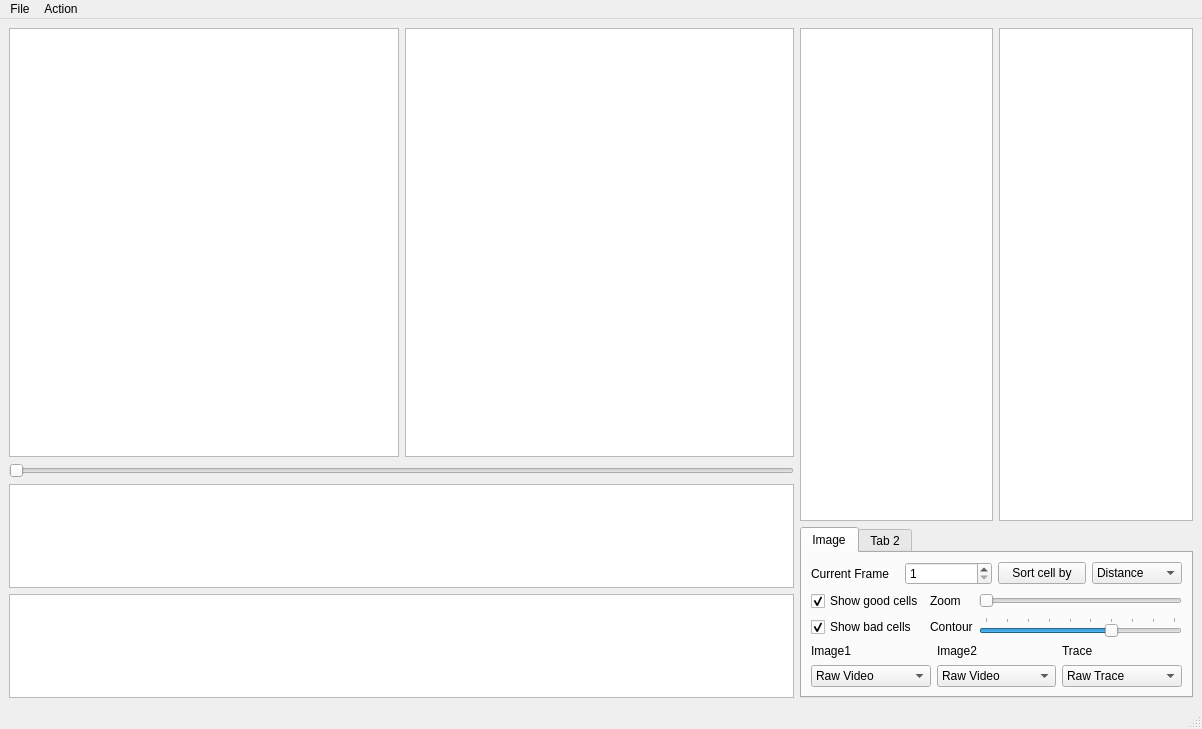
<?xml version="1.0" encoding="UTF-8"?>
<ui version="4.0">
 <class>MainWindow</class>
 <widget class="QMainWindow" name="MainWindow">
  <property name="geometry">
   <rect>
    <x>0</x>
    <y>0</y>
    <width>1202</width>
    <height>729</height>
   </rect>
  </property>
  <property name="sizePolicy">
   <sizepolicy hsizetype="Expanding" vsizetype="Expanding">
    <horstretch>1</horstretch>
    <verstretch>1</verstretch>
   </sizepolicy>
  </property>
  <property name="minimumSize">
   <size>
    <width>0</width>
    <height>0</height>
   </size>
  </property>
  <property name="windowTitle">
   <string>CellScreener</string>
  </property>
  <property name="toolButtonStyle">
   <enum>Qt::ToolButtonIconOnly</enum>
  </property>
  <widget class="QWidget" name="centralwidget">
   <layout class="QHBoxLayout" name="horizontalLayout_4" stretch="2,1">
    <item>
     <layout class="QVBoxLayout" name="verticalLayout" stretch="4,1,2">
      <item>
       <layout class="QHBoxLayout" name="video_layout" stretch="1,1">
        <item>
         <widget class="MsGraphicsView" name="vid_frame1">
          <property name="verticalScrollBarPolicy">
           <enum>Qt::ScrollBarAlwaysOff</enum>
          </property>
          <property name="horizontalScrollBarPolicy">
           <enum>Qt::ScrollBarAlwaysOff</enum>
          </property>
          <property name="sizeAdjustPolicy">
           <enum>QAbstractScrollArea::AdjustToContents</enum>
          </property>
         </widget>
        </item>
        <item>
         <widget class="MsGraphicsView" name="vid_frame2">
          <property name="verticalScrollBarPolicy">
           <enum>Qt::ScrollBarAlwaysOff</enum>
          </property>
          <property name="horizontalScrollBarPolicy">
           <enum>Qt::ScrollBarAlwaysOff</enum>
          </property>
          <property name="sizeAdjustPolicy">
           <enum>QAbstractScrollArea::AdjustToContents</enum>
          </property>
         </widget>
        </item>
       </layout>
      </item>
      <item>
       <widget class="QSlider" name="frame_slider">
        <property name="orientation">
         <enum>Qt::Horizontal</enum>
        </property>
       </widget>
      </item>
      <item>
       <layout class="QVBoxLayout" name="trace_layout" stretch="1,1">
        <item>
         <widget class="TraceAxis" name="trace_1_axis"/>
        </item>
        <item>
         <widget class="TraceAxis" name="trace_2_axis"/>
        </item>
       </layout>
      </item>
     </layout>
    </item>
    <item>
     <layout class="QVBoxLayout" name="verticalLayout_3">
      <item>
       <layout class="QHBoxLayout" name="horizontalLayout_2">
        <item>
         <widget class="CellListTableView1" name="cell_list1"/>
        </item>
        <item>
         <widget class="GenericTableView" name="cell_list2"/>
        </item>
       </layout>
      </item>
      <item>
       <widget class="QTabWidget" name="control_panel">
        <property name="sizePolicy">
         <sizepolicy hsizetype="Expanding" vsizetype="Fixed">
          <horstretch>0</horstretch>
          <verstretch>0</verstretch>
         </sizepolicy>
        </property>
        <property name="currentIndex">
         <number>0</number>
        </property>
        <widget class="QWidget" name="tab">
         <attribute name="title">
          <string>Image</string>
         </attribute>
         <layout class="QHBoxLayout" name="horizontalLayout_3">
          <item>
           <layout class="QVBoxLayout" name="verticalLayout_2">
            <item>
             <layout class="QHBoxLayout" name="horizontalLayout">
              <item>
               <widget class="QLabel" name="currentframe_label">
                <property name="text">
                 <string>Current Frame</string>
                </property>
               </widget>
              </item>
              <item>
               <widget class="QSpinBox" name="frame_num_spinbox">
                <property name="minimum">
                 <number>1</number>
                </property>
               </widget>
              </item>
              <item>
               <widget class="QPushButton" name="sort_cell_pushbutton">
                <property name="text">
                 <string>Sort cell by</string>
                </property>
               </widget>
              </item>
              <item>
               <widget class="QComboBox" name="sortmethod_comboBox">
                <item>
                 <property name="text">
                  <string>Distance</string>
                 </property>
                </item>
                <item>
                 <property name="text">
                  <string>Correlation</string>
                 </property>
                </item>
                <item>
                 <property name="text">
                  <string>Pix Value</string>
                 </property>
                </item>
               </widget>
              </item>
             </layout>
            </item>
            <item>
             <layout class="QGridLayout" name="gridLayout">
              <item row="0" column="1">
               <widget class="QLabel" name="zoom_label">
                <property name="text">
                 <string>Zoom</string>
                </property>
               </widget>
              </item>
              <item row="0" column="0">
               <widget class="QCheckBox" name="showgoodcell_checkbox">
                <property name="text">
                 <string>Show good cells</string>
                </property>
                <property name="checked">
                 <bool>true</bool>
                </property>
                <property name="tristate">
                 <bool>false</bool>
                </property>
               </widget>
              </item>
              <item row="0" column="2">
               <widget class="QSlider" name="zoom_slider">
                <property name="minimum">
                 <number>10</number>
                </property>
                <property name="maximum">
                 <number>80</number>
                </property>
                <property name="singleStep">
                 <number>2</number>
                </property>
                <property name="sliderPosition">
                 <number>10</number>
                </property>
                <property name="orientation">
                 <enum>Qt::Horizontal</enum>
                </property>
               </widget>
              </item>
              <item row="1" column="1">
               <widget class="QLabel" name="contour_label">
                <property name="text">
                 <string>Contour</string>
                </property>
               </widget>
              </item>
              <item row="1" column="0">
               <widget class="QCheckBox" name="showbadcell_checkbox">
                <property name="text">
                 <string>Show bad cells</string>
                </property>
                <property name="checked">
                 <bool>true</bool>
                </property>
               </widget>
              </item>
              <item row="1" column="2">
               <widget class="DiscreteSlider" name="contour_slider">
                <property name="minimum">
                 <number>1</number>
                </property>
                <property name="maximum">
                 <number>10</number>
                </property>
                <property name="singleStep">
                 <number>1</number>
                </property>
                <property name="pageStep">
                 <number>2</number>
                </property>
                <property name="value">
                 <number>7</number>
                </property>
                <property name="sliderPosition">
                 <number>7</number>
                </property>
                <property name="tracking">
                 <bool>false</bool>
                </property>
                <property name="orientation">
                 <enum>Qt::Horizontal</enum>
                </property>
                <property name="tickPosition">
                 <enum>QSlider::TicksAbove</enum>
                </property>
                <property name="tickInterval">
                 <number>1</number>
                </property>
               </widget>
              </item>
             </layout>
            </item>
            <item>
             <layout class="QGridLayout" name="gridLayout_2">
              <item row="0" column="0">
               <widget class="QLabel" name="image1_label">
                <property name="text">
                 <string>Image1</string>
                </property>
               </widget>
              </item>
              <item row="0" column="1">
               <widget class="QLabel" name="image2_label">
                <property name="text">
                 <string>Image2</string>
                </property>
               </widget>
              </item>
              <item row="0" column="2">
               <widget class="QLabel" name="tracemode_label">
                <property name="text">
                 <string>Trace</string>
                </property>
               </widget>
              </item>
              <item row="1" column="0">
               <widget class="QComboBox" name="image1_mode_comboBox">
                <item>
                 <property name="text">
                  <string>Raw Video</string>
                 </property>
                </item>
                <item>
                 <property name="text">
                  <string>Max Projection</string>
                 </property>
                </item>
               </widget>
              </item>
              <item row="1" column="1">
               <widget class="QComboBox" name="image2_mode_comboBox">
                <item>
                 <property name="text">
                  <string>Raw Video</string>
                 </property>
                </item>
                <item>
                 <property name="text">
                  <string>Max Projection</string>
                 </property>
                </item>
               </widget>
              </item>
              <item row="1" column="2">
               <widget class="QComboBox" name="trace_mode_combobox">
                <item>
                 <property name="text">
                  <string>Raw Trace</string>
                 </property>
                </item>
                <item>
                 <property name="text">
                  <string>Filtered Trace</string>
                 </property>
                </item>
                <item>
                 <property name="text">
                  <string>Spikes</string>
                 </property>
                </item>
               </widget>
              </item>
             </layout>
            </item>
           </layout>
          </item>
         </layout>
        </widget>
        <widget class="QWidget" name="tab_2">
         <attribute name="title">
          <string>Tab 2</string>
         </attribute>
        </widget>
       </widget>
      </item>
     </layout>
    </item>
   </layout>
  </widget>
  <widget class="QMenuBar" name="menubar">
   <property name="geometry">
    <rect>
     <x>0</x>
     <y>0</y>
     <width>1202</width>
     <height>21</height>
    </rect>
   </property>
   <widget class="QMenu" name="menuFile">
    <property name="title">
     <string>File</string>
    </property>
    <addaction name="actionAdd_Video"/>
    <addaction name="actionImport_MS"/>
    <addaction name="separator"/>
    <addaction name="actionExport_MS"/>
    <addaction name="actionExport_Binary_List"/>
   </widget>
   <widget class="QMenu" name="menuAction">
    <property name="title">
     <string>Action</string>
    </property>
    <addaction name="actionSort_Cell"/>
   </widget>
   <addaction name="menuFile"/>
   <addaction name="menuAction"/>
  </widget>
  <widget class="QStatusBar" name="statusbar"/>
  <action name="actionAdd_Video">
   <property name="text">
    <string>Open Video</string>
   </property>
  </action>
  <action name="actionImport_MS">
   <property name="text">
    <string>Import MS</string>
   </property>
  </action>
  <action name="actionExport_MS">
   <property name="text">
    <string>Export MS</string>
   </property>
  </action>
  <action name="actionExport_Binary_List">
   <property name="text">
    <string>Export Binary List</string>
   </property>
  </action>
  <action name="actionSort_Cell">
   <property name="text">
    <string>Sort Cell</string>
   </property>
  </action>
 </widget>
 <customwidgets>
  <customwidget>
   <class>MsGraphicsView</class>
   <extends>QGraphicsView</extends>
   <header>widgets</header>
  </customwidget>
  <customwidget>
   <class>DiscreteSlider</class>
   <extends>QSlider</extends>
   <header>widgets</header>
  </customwidget>
  <customwidget>
   <class>GenericTableView</class>
   <extends>QTableView</extends>
   <header>dataview</header>
  </customwidget>
  <customwidget>
   <class>CellListTableView1</class>
   <extends>QTableView</extends>
   <header>dataview</header>
  </customwidget>
  <customwidget>
   <class>TraceAxis</class>
   <extends>QGraphicsView</extends>
   <header>widgets</header>
  </customwidget>
 </customwidgets>
 <resources/>
 <connections/>
</ui>
